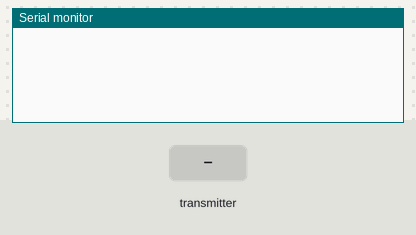
This sketch was run on a simulated ESP8266 (NodeMCU). On the bench: the last lines printed to the serial monitor. Inputs (shaded band) come from the test bench.

Above: at 1.2 s.
1.3 s: the transmitter starts sending id = 0
At 1.61 s:
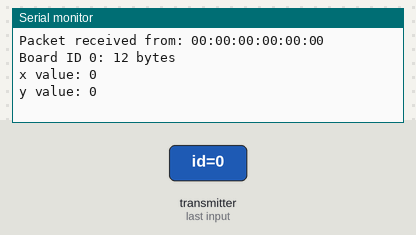
2.8 s: the transmitter starts sending x = 256
4.3 s: the transmitter starts sending y = 256
At 4.61 s:
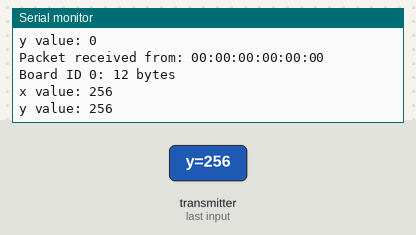
5.8 s: the transmitter starts sending id = 1
7.3 s: the transmitter starts sending x = 512
8.8 s: the transmitter starts sending y = 512
At 9.11 s:
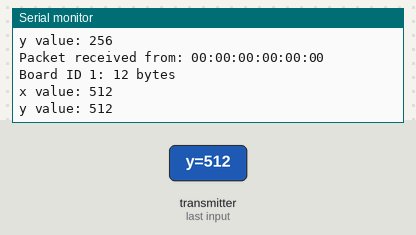
Timing chart, 0 to 11.3 s (numbered marks = the images above; inputs shaded):
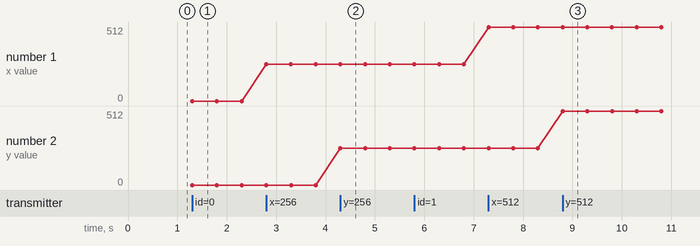

Measured:
- after the input at 1.3 s, the serial monitor: prints a new line at once (image 1)
- after the input at 4.3 s, the serial monitor: prints a new line at once (image 2)
- after the input at 8.8 s, the serial monitor: prints a new line at once (image 3)
- plotted number 1: 0 → 256 after the input at 2.8 s, 256 → 512 after the input at 7.3 s

The sketch:

ESPSERVER.ino
```cpp
 #include <ESP8266WiFi.h>
#include <espnow.h>
#include <WiFiClientSecure.h>
#include <ESP8266WebServer.h>
#include <ESP8266HTTPClient.h>
#include <ESP8266WiFi.h>
#include <ArduinoHttpClient.h>
#include <PubSubClient.h>


const char* ssid     = "YOUR_AP_SSID";
const char* password = "YOUR_AP_PWD";

const char* mqttServer = "MQTT_HOST";
const int mqttPort = 1883;
const char* mqttUser = "MQTT_USER";
const char* mqttPassword = "MQTT_PWD";
 const char* topic = "MQTT_TOPIC";
WiFiClient espClient;
PubSubClient client(espClient);
void callback(char* topic, byte* payload, unsigned int length) {
  for (int i = 0; i < length; i++) {

  }
}

// Structure example to receive data
// Must match the sender structure
typedef struct struct_message {
    int id;
    int x;
    int y;
} struct_message;

// Create a struct_message called myData
struct_message myData;

// Create a structure to hold the readings from each board
struct_message board1;
struct_message board2;
struct_message board3;
struct_message board4;

// Create an array with all the structures
struct_message boardsStruct[4] = {board1, board2,board3,board4};

// Callback function that will be executed when data is received
void OnDataRecv(uint8_t * mac_addr, uint8_t *incomingData, uint8_t len) {
  char macStr[18];
  Serial.print("Packet received from: ");
  snprintf(macStr, sizeof(macStr), "%02x:%02x:%02x:%02x:%02x:%02x",
           mac_addr[0], mac_addr[1], mac_addr[2], mac_addr[3], mac_addr[4], mac_addr[5]);
  Serial.println(macStr);
  memcpy(&myData, incomingData, sizeof(myData));
  Serial.printf("Board ID %u: %u bytes\n", myData.id, len);
  // Update the structures with the new incoming data
  boardsStruct[myData.id-1].x = myData.x;
  boardsStruct[myData.id-1].y = myData.y;
  Serial.printf("x value: %d \n", boardsStruct[myData.id-1].x);
  Serial.printf("y value: %d \n", boardsStruct[myData.id-1].y);
  Serial.println();
}

void setup() {
  // Initialize Serial Monitor
  Serial.begin(115200);

  // Set device as a Wi-Fi Station
  WiFi.mode(WIFI_STA);
  WiFi.disconnect();

  // Init ESP-NOW
  if (esp_now_init() != 0) {
    Serial.println("Error initializing ESP-NOW");
    return;
  }

  // Once ESPNow is successfully Init, we will register for recv CB to
  // get recv packer info
  esp_now_set_self_role(ESP_NOW_ROLE_SLAVE);
  esp_now_register_recv_cb(OnDataRecv);
}

void loop(){

}
```
